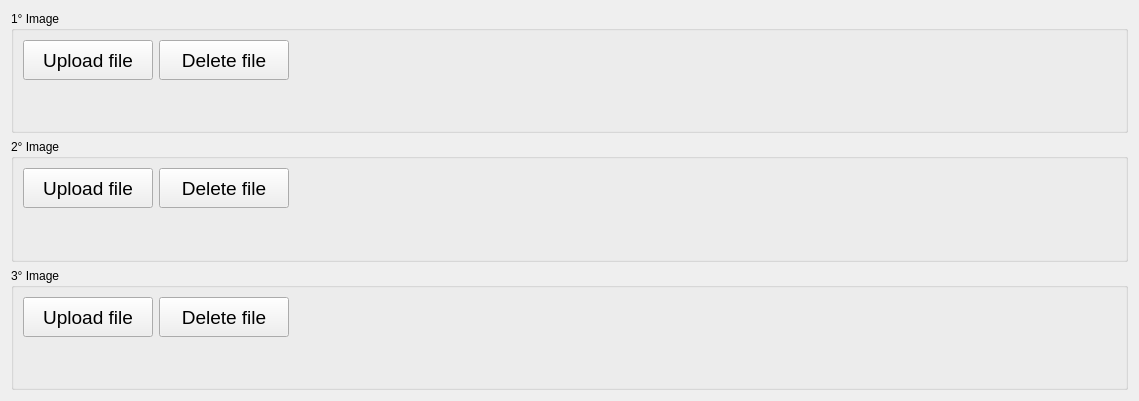
          <widget class="QWidget" name="scrollAreaWidgetContents_12">
           <property name="geometry">
            <rect>
             <x>0</x>
             <y>0</y>
             <width>1139</width>
             <height>401</height>
            </rect>
           </property>
           <layout class="QGridLayout" name="gridLayout_56">
            <item row="0" column="0">
             <layout class="QVBoxLayout" name="verticalLayout_51">
              <item>
               <widget class="QGroupBox" name="groupBox_29">
                <property name="title">
                 <string>1° Image</string>
                </property>
                <layout class="QGridLayout" name="gridLayout_49">
                 <item row="0" column="0">
                  <layout class="QHBoxLayout" name="horizontalLayout_82">
                   <property name="sizeConstraint">
                    <enum>QLayout::SetMinimumSize</enum>
                   </property>
                   <item>
                    <widget class="QPushButton" name="button_open_file_one">
                     <property name="sizePolicy">
                      <sizepolicy hsizetype="Fixed" vsizetype="Fixed">
                       <horstretch>0</horstretch>
                       <verstretch>0</verstretch>
                      </sizepolicy>
                     </property>
                     <property name="minimumSize">
                      <size>
                       <width>130</width>
                       <height>40</height>
                      </size>
                     </property>
                     <property name="maximumSize">
                      <size>
                       <width>130</width>
                       <height>40</height>
                      </size>
                     </property>
                     <property name="font">
                      <font>
                       <pointsize>14</pointsize>
                      </font>
                     </property>
                     <property name="text">
                      <string>Upload file</string>
                     </property>
                    </widget>
                   </item>
                   <item>
                    <widget class="QPushButton" name="button_delete_file_one">
                     <property name="sizePolicy">
                      <sizepolicy hsizetype="Fixed" vsizetype="Fixed">
                       <horstretch>0</horstretch>
                       <verstretch>0</verstretch>
                      </sizepolicy>
                     </property>
                     <property name="minimumSize">
                      <size>
                       <width>130</width>
                       <height>40</height>
                      </size>
                     </property>
                     <property name="maximumSize">
                      <size>
                       <width>130</width>
                       <height>40</height>
                      </size>
                     </property>
                     <property name="font">
                      <font>
                       <pointsize>14</pointsize>
                      </font>
                     </property>
                     <property name="text">
                      <string>Delete file</string>
                     </property>
                    </widget>
                   </item>
                   <item>
                    <spacer name="horizontalSpacer_41">
                     <property name="orientation">
                      <enum>Qt::Horizontal</enum>
                     </property>
                     <property name="sizeHint" stdset="0">
                      <size>
                       <width>40</width>
                       <height>20</height>
                      </size>
                     </property>
                    </spacer>
                   </item>
                  </layout>
                 </item>
                 <item row="1" column="0">
                  <widget class="QLabel" name="label_image_pic_one">
                   <property name="text">
                    <string/>
                   </property>
                  </widget>
                 </item>
                </layout>
               </widget>
              </item>
              <item>
               <widget class="QGroupBox" name="groupBox_31">
                <property name="title">
                 <string>2° Image</string>
                </property>
                <layout class="QGridLayout" name="gridLayout_53">
                 <item row="0" column="0">
                  <layout class="QVBoxLayout" name="verticalLayout_49">
                   <item>
                    <layout class="QHBoxLayout" name="horizontalLayout_78">
                     <item>
                      <widget class="QPushButton" name="button_open_file_two">
                       <property name="minimumSize">
                        <size>
                         <width>130</width>
                         <height>40</height>
                        </size>
                       </property>
                       <property name="maximumSize">
                        <size>
                         <width>130</width>
                         <height>40</height>
                        </size>
                       </property>
                       <property name="font">
                        <font>
                         <pointsize>14</pointsize>
                        </font>
                       </property>
                       <property name="text">
                        <string>Upload file</string>
                       </property>
                      </widget>
                     </item>
                     <item>
                      <widget class="QPushButton" name="button_delete_file_two">
                       <property name="minimumSize">
                        <size>
                         <width>130</width>
                         <height>40</height>
                        </size>
                       </property>
                       <property name="maximumSize">
                        <size>
                         <width>130</width>
                         <height>40</height>
                        </size>
                       </property>
                       <property name="font">
                        <font>
                         <pointsize>14</pointsize>
                        </font>
                       </property>
                       <property name="text">
                        <string>Delete file</string>
                       </property>
                      </widget>
                     </item>
                     <item>
                      <spacer name="horizontalSpacer_42">
                       <property name="orientation">
                        <enum>Qt::Horizontal</enum>
                       </property>
                       <property name="sizeHint" stdset="0">
                        <size>
                         <width>40</width>
                         <height>20</height>
                        </size>
                       </property>
                      </spacer>
                     </item>
                    </layout>
                   </item>
                   <item>
                    <widget class="QLabel" name="label_image_pic_two">
                     <property name="text">
                      <string/>
                     </property>
                    </widget>
                   </item>
                  </layout>
                 </item>
                </layout>
               </widget>
              </item>
              <item>
               <widget class="QGroupBox" name="groupBox_32">
                <property name="title">
                 <string>3° Image</string>
                </property>
                <layout class="QGridLayout" name="gridLayout_55">
                 <item row="0" column="0">
                  <layout class="QVBoxLayout" name="verticalLayout_50">
                   <item>
                    <layout class="QHBoxLayout" name="horizontalLayout_94">
                     <item>
                      <widget class="QPushButton" name="button_open_file_three">
                       <property name="minimumSize">
                        <size>
                         <width>130</width>
                         <height>40</height>
                        </size>
                       </property>
                       <property name="maximumSize">
                        <size>
                         <width>130</width>
                         <height>40</height>
                        </size>
                       </property>
                       <property name="font">
                        <font>
                         <pointsize>14</pointsize>
                        </font>
                       </property>
                       <property name="text">
                        <string>Upload file</string>
                       </property>
                      </widget>
                     </item>
                     <item>
                      <widget class="QPushButton" name="button_delete_file_three">
                       <property name="minimumSize">
                        <size>
                         <width>130</width>
                         <height>40</height>
                        </size>
                       </property>
                       <property name="maximumSize">
                        <size>
                         <width>130</width>
                         <height>40</height>
                        </size>
                       </property>
                       <property name="font">
                        <font>
                         <pointsize>14</pointsize>
                        </font>
                       </property>
                       <property name="text">
                        <string>Delete file</string>
                       </property>
                      </widget>
                     </item>
                     <item>
                      <spacer name="horizontalSpacer_43">
                       <property name="orientation">
                        <enum>Qt::Horizontal</enum>
                       </property>
                       <property name="sizeHint" stdset="0">
                        <size>
                         <width>40</width>
                         <height>20</height>
                        </size>
                       </property>
                      </spacer>
                     </item>
                    </layout>
                   </item>
                   <item>
                    <widget class="QLabel" name="label_image_pic_three">
                     <property name="text">
                      <string/>
                     </property>
                    </widget>
                   </item>
                  </layout>
                 </item>
                </layout>
               </widget>
              </item>
             </layout>
            </item>
           </layout>
          </widget>
